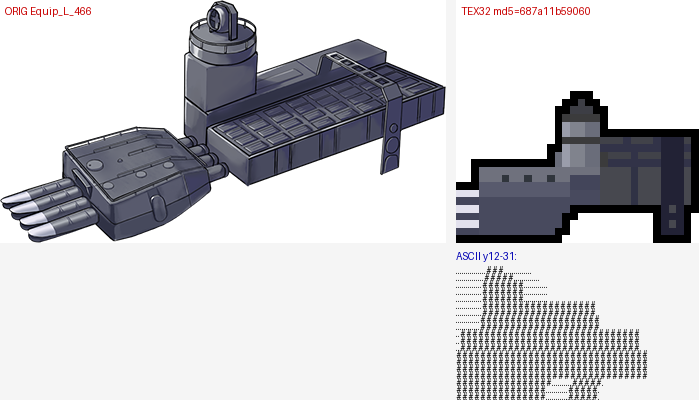
#> input picture 小工具/画_鱼雷再装填_compare_v2.png, 699 x 400 px
$ python -i redraw_artillery_icons.py   (imports and definitions only)
#> lines starting #> are read from the running program, lines starting #| are printed output that depends on the picture; after the words box and inside, x2 and y2 are one past the last pixel; in counts of white or black regions, pixels touching at a corner belong together
#!/usr/bin/env python3
"""批量重画火炮物品贴图（32×32）。

管线（依据记忆 draw-weapons-and-planes-from-original-art，画风参考
`美术素材/Item（图标）/火炮/`）：

    原画(512×512) --裁 alpha bbox--> 等比面积平均降采样(长边 LONG) --alpha 阈值-->
    居中放到 32×32 --> 自适应量化 --> 外轮廓补一圈黑描边 --> 落地

为什么不是旧做法：旧脚本把整张 512×512 直接缩到 32×32，炮身只占画面一小块；
又用 RGB 跳变阈值去描「内部结构线」，把炮身整块涂黑，结果是一坨黑块。
正确做法是先裁掉透明边再等比缩小（炮身铺满画布），描边只加**最外侧一圈**，
炮身内部保留原画的明暗层次。

两态：装填态=本体（无图标）；空膛态=本体 + 底部中央标准警告三角（9×7，
x12-20 / y25-31，从 `美术素材/Item（图标）/火炮/french_quad_380mm_gun_empty.png`
原样抠取，全项目同一枚）。除该三角外两态逐像素一致。

用法：python3 redraw_artillery_icons.py [--write]
不带 --write 时只出预览，不覆盖模组贴图。
"""

from __future__ import annotations

import argparse
import sys
from pathlib import Path

import numpy as np
from PIL import Image, ImageFilter

CACHE = Path("/Users/lianran/IndomitableCache/zjsnrwiki原画")
REPO = Path(__file__).resolve().parent
TEX = REPO / "src/main/resources/assets/piranport/textures/item"
ART_REF = Path("/Users/lianran/apps/皮兰港实验/美术素材/Item（图标）/火炮")

CANVAS = 32
LONG = 30          # 降采样后内容长边；留 1px 给外圈描边，合计正好 32
ALPHA_THR = 110    # 稍低于 128，保住细炮管
N_COLORS = 48      # 参考图实测约 48 色
SHARPEN = 60       # unsharp 强度%：找回降采样糊掉的面板线/双炮管缝隙（再高描边会发粗）

# 标准空膛警告三角：french_quad_380mm_gun_empty.png 的 (12,25)-(21,32) 区域
MARKER_SRC = ART_REF / "french_quad_380mm_gun_empty.png"
MARKER_BOX = (12, 25, 21, 32)   # 9 宽 × 7 高

# (原画编号, 物品 id, 中文名)
GUNS = [
    ("Equip_L_455", "bofors_twin_120mm_gun",    "博福斯双联120毫米炮"),
    ("Equip_L_11",  "us_single_5inch_gun",      "美国单装5英寸炮"),
    ("Equip_L_41",  "us_twin_5inch_gun",        "美国双联5英寸炮"),
    ("Equip_L_10",  "us_twin_5inch_dp_gun",     "美国双联5英寸平高两用炮"),
    ("Equip_L_456", "twin_5inch_l54_dp_gun",    "5英寸L54双联高平两用炮"),
    ("Equip_L_14",  "japanese_single_140mm_gun","日本14厘米单装炮"),
    ("Equip_L_172", "british_single_6inch_gun", "英国单装6英寸炮"),
]


# [4 lines left out: function load_marker, not called in this run]


def body_from_art(path: Path) -> np.ndarray:
    """原画 → 32×32 本体（含外圈黑描边），返回 RGBA 数组。"""
#> called with path = '小工具/画_鱼雷再装填_compare_v2.png'
    src = Image.open(path).convert("RGBA")
    bbox = src.split()[3].getbbox()
#> bbox = (0, 0, 699, 400)
    if bbox is None:
        raise ValueError(f"{path.name} 全透明，没有内容")
    crop = src.crop(bbox)

    # 等比缩到长边 LONG；BOX = 面积平均，等价于按覆盖面积取均值
    scale = LONG / max(crop.size)
#> scale = 0.0429
    w = max(1, round(crop.width * scale))
#> w = 30
    h = max(1, round(crop.height * scale))
#> h = 17

    # 原画背景是「黑色 + alpha=0」，直接平均会把边缘颜色往黑里带（发灰发脏）。
    # 先预乘 alpha 再缩，缩完除回来，边缘就能保留原色。
    src_arr = np.array(crop, dtype=np.float32)
    src_arr[..., :3] *= src_arr[..., 3:4] / 255.0
    small = np.array(
        Image.fromarray(src_arr.astype(np.uint8), "RGBA").resize((w, h), Image.Resampling.BOX),
        dtype=np.float32,
    )
    alpha = small[..., 3:4]
    with np.errstate(divide="ignore", invalid="ignore"):
        small[..., :3] = np.where(alpha > 0, small[..., :3] / (alpha / 255.0), 0.0)
    np.clip(small[..., :3], 0, 255, out=small[..., :3])

    # 1:15 的降采样会把面板线、双炮管缝隙这类高频细节糊掉；轻度 unsharp 找回来，
    # 否则结果比参考图标（美术素材/Item（图标）/火炮/）明显发糊。
    sharp = Image.fromarray(small[..., :3].astype(np.uint8), "RGB").filter(
        ImageFilter.UnsharpMask(radius=1, percent=SHARPEN, threshold=0)
    )
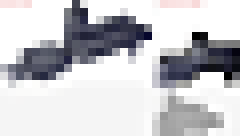
#> sharp: PIL image 30x17 RGB (shown 8 times larger); mean R, G, B 199.7, 199.6, 203.3
    small[..., :3] = np.clip(np.array(sharp, dtype=np.float32), 0, 255)

    # 抗锯齿边缘二值化，否则描边轮廓会漏
    small[..., 3] = np.where(small[..., 3] >= ALPHA_THR, 255.0, 0.0)

    # 只对不透明像素做自适应量化（黑色描边留给下一步，避免被量化带偏）
    op = small[..., 3] > 0
    if op.any():
        rgb = small[..., :3].astype(np.uint8)
        q = Image.fromarray(rgb).quantize(colors=N_COLORS, method=Image.Quantize.MEDIANCUT)
        small[..., :3] = np.array(q.convert("RGB"), dtype=np.float32)

    # 居中贴到画布
    canvas = np.zeros((CANVAS, CANVAS, 4), dtype=np.float32)
    ox, oy = (CANVAS - w) // 2, (CANVAS - h) // 2
#> ox = 1; oy = 7
    canvas[oy:oy + h, ox:ox + w] = small
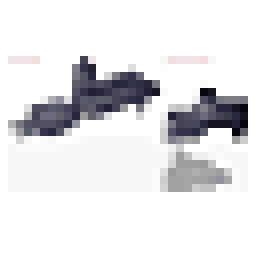
#> canvas: shape (32, 32, 4) float32 (shown 8 times larger); mean of channels 0, 1, 2, 3 99.5, 99.5, 101.3, 127; transparent parts drawn white

    # 外圈描边：透明像素只要有 8 邻域不透明就涂黑（避免斜向漏线）
    opaque = canvas[..., 3] > 0
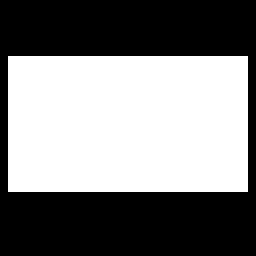
#> opaque: shape (32, 32) bool (shown 8 times larger); 49.8% white; 1 white region, box (x1, y1, x2, y2) and area: (1, 7, 31, 24) 510
    near = np.zeros_like(opaque)
    for dy in (-1, 0, 1):
        for dx in (-1, 0, 1):
            if dx == 0 and dy == 0:
                continue
            near |= np.roll(np.roll(opaque, dy, 0), dx, 1)
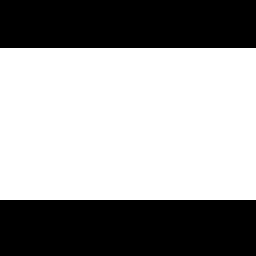
#> near: shape (32, 32) bool (shown 8 times larger); 59.4% white; 2 black regions, box (x1, y1, x2, y2) and area: (0, 25, 32, 32) 224, (0, 0, 32, 6) 192
    canvas[near & ~opaque] = (0.0, 0.0, 0.0, 255.0)
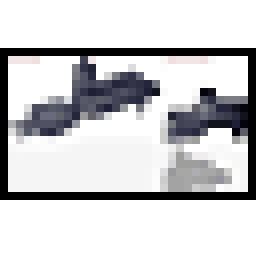
#> canvas: shape (32, 32, 4) float32 (shown 8 times larger); 9.57% of pixels changed, all inside (x1, y1, x2, y2) = (0, 6, 32, 25); transparent parts drawn white

    return canvas.astype(np.uint8)


# [79 lines left out: functions add_marker, ascii_preview, main, not called in this run]


# [2 lines not run here, left out]

>>> result = body_from_art('小工具/画_鱼雷再装填_compare_v2.png')
